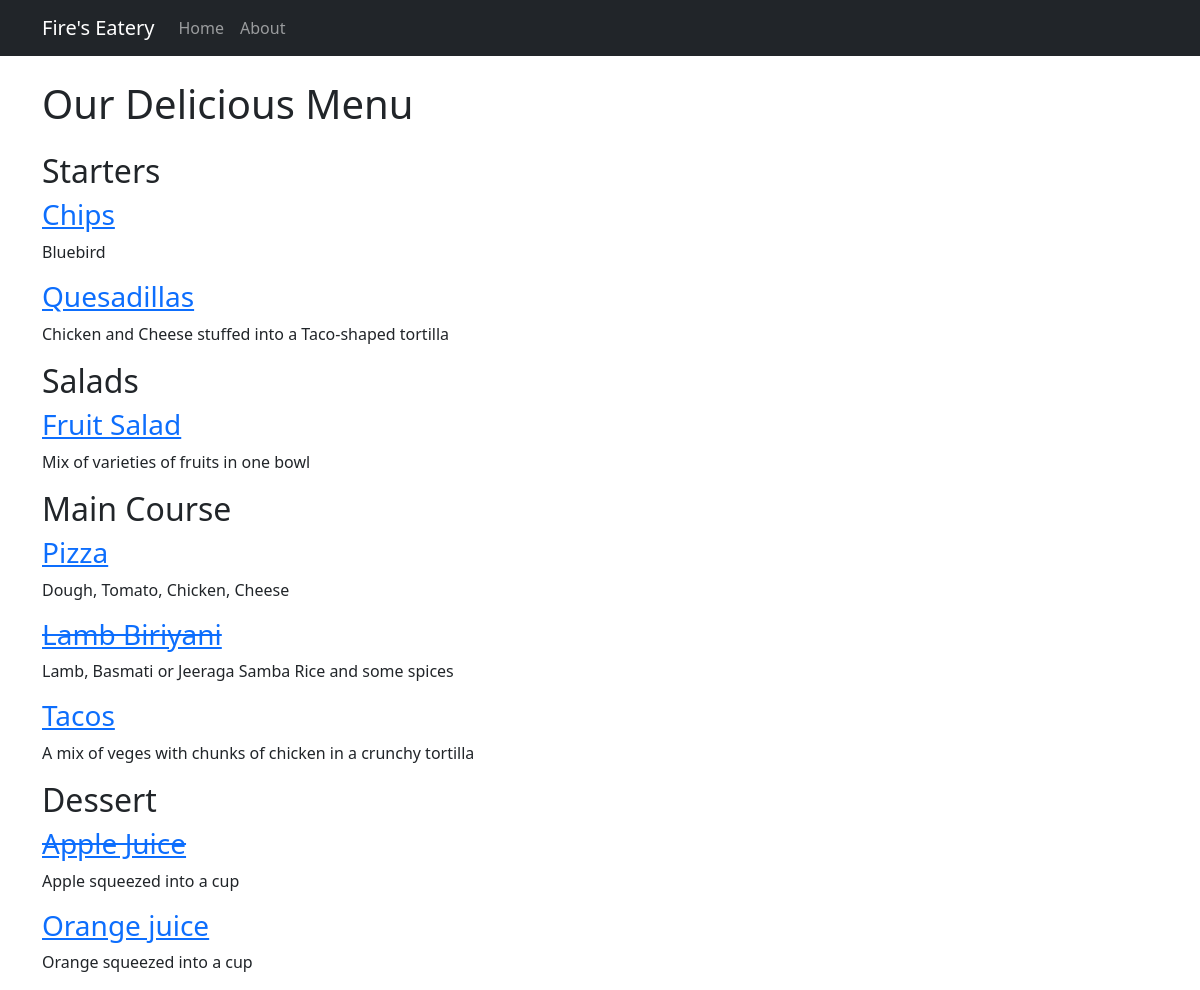
The page / on the database its author committed.
### restaurant_menu/models.py (models this page shows, shortened)
class Item(models.Model):
    meal = models.CharField(max_length=1000, unique=True)
    description = models.CharField(max_length=2000)
    price = models.DecimalField(max_digits=10, decimal_places=2)
    meal_type = models.CharField(max_length=200, choices=MEAL_TYPE)
    author = models.ForeignKey(User, on_delete=models.PROTECT)
    status = models.IntegerField(choices=STATUS, default=1)
    date_created = models.DateTimeField(auto_now_add=True)
    date_updated = models.DateTimeField(auto_now=True)

### restaurant_menu/views.py (the view)
# urls.py: path('', views.MenuList.as_view(), name = "home"),
class MenuList(generic.ListView):
    queryset = Item.objects.order_by("date_created")
    template_name = "index.html"
    def get_context_data(self, **kwargs):
        context = super().get_context_data(**kwargs)
        context["meals"] = MEAL_TYPE
        return context

### restaurant_menu/templates/index.html
{% extends 'base.html' %}
{% block content %}
<h1 class="mt-4 mb-4">Our Delicious Menu</h1>
{% for meal in meals %}
    <h2> {{ meal.1 }}</h2>
    {% for row in item_list %}
        {% if row.meal_type == meal.0 %}
            {% if row.status == 0 %}
                <a href="{% url 'menu_item' row.pk %}"><h3><s>{{ row.meal }}</s></h3></a>
                <p>{{ row.description }}</p>
            {% else %}
                <a href="{% url 'menu_item' row.pk %}"><h3>{{ row.meal }}</h3></a>
                <p>{{ row.description }}</p>
            {% endif %}
        {% endif %}
    {% endfor %}
{% endfor %}
{% endblock %}

### restaurant_menu/templates/base.html (shortened to what this page needs)
<!DOCTYPE html>
<html lang="en">
    <head>
        <link href="https://cdn.jsdelivr.net/npm/bootstrap@5.2.0-beta1/dist/css/bootstrap.min.css" rel="stylesheet">
    </head>
    <body>
        <nav class="navbar navbar-expand-lg navbar-dark bg-dark">
            <div class="container">
                    <a class="navbar-brand" href="#">Fire's Eatery</a>
                <div class="collapse navbar-collapse" id="navbarNav">
                    <ul class="navbar-nav">
                         <li class="nav-item">
                            <a class="nav-link" aria-current="page" href="{% url 'home' %}">Home</a>
                        </li>
                        <li class="nav-item">
                            <a class="nav-link" aria-current="page" href="{% url 'home' %}">About</a>
                        </li>
                    </ul>
                </div>
            </div>
        </nav>
        <div class="container">
            <div class="jumbotron">
                {% block content %}
                {% endblock content %}
            </div>
        </div>
    </body>
</html>

### rows shown on the page
Item: meal "Chips", description "Bluebird"
Item: meal "Quesadillas", description "Chicken and Cheese stuffed into a Taco-shaped tortilla"
Item: meal "Fruit Salad", description "Mix of varieties of fruits in one bowl"
Item: meal "Pizza", description "Dough, Tomato, Chicken, Cheese"
Item: meal "Lamb Biriyani", description "Lamb, Basmati or Jeeraga Samba Rice and some spices"
Item: meal "Tacos", description "A mix of veges with chunks of chicken in a crunchy tortilla"
Item: meal "Apple Juice", description "Apple squeezed into a cup"
Item: meal "Orange juice", description "Orange squeezed into a cup"

### other values the page prints
{{ meal.1 }} "Starters" "Salads" "Main Course" "Dessert"
